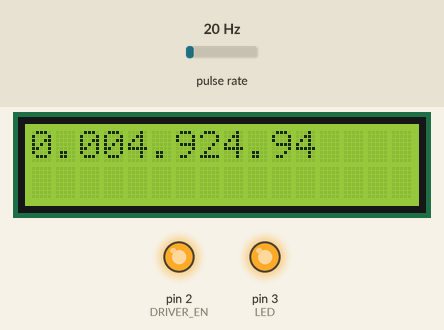
A program run on a simulated Arduino Mega 2560, built with avr-gcc and run on an emulated ATmega2560. On the bench: 16×2 character LCD, output pins drawn as LEDs (lit = HIGH). Wiring (inferred from the names in the program): pulse sensor: data pin 18. Inputs (shaded band) come from the test bench; at power-on: pulse rate 20 Hz. Pins used as bus, display or sensor lines are not drawn.

Above: at 4.2 s.
4.3 s: pulse rate (sensor on pin 18) set to 4 Hz
At 5.7 s:
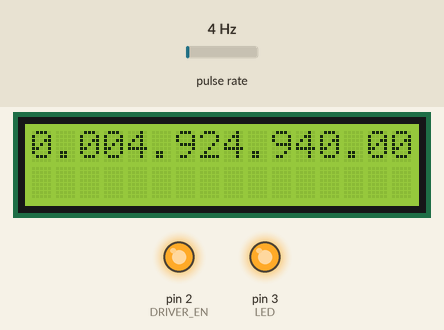
6.0 s: pulse rate (sensor on pin 18) set to 100 Hz
At 8.4 s:
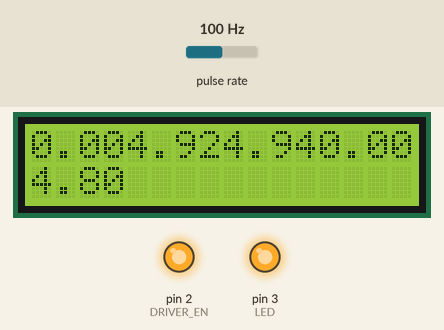
9.0 s: pulse rate (sensor on pin 18) set to 150 Hz
At 11.0 s:
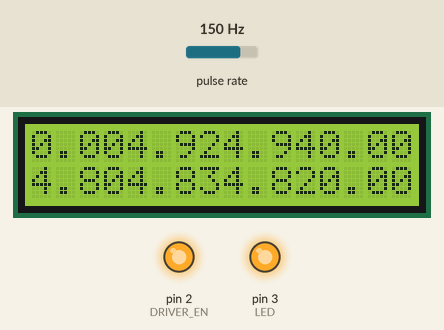
Timing chart, 0 to 12.5 s (numbered marks = the images above; inputs shaded):
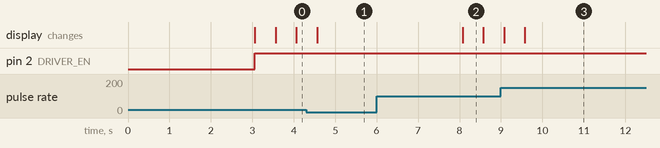

Measured:
- after the input at 4.3 s, the display: changes after 0.27 s (image 1)
- what the display in image 2 shows lasts 0.5 s, from 8.1 s to 8.6 s

The program:

main.cpp
```cpp
#include <Arduino.h>
#include <LiquidCrystal.h>

#define LED 3
#define FAIL_LED 4
#define RPM_INT 18
#define IR_VCC 11
#define IR_FREQ 600
#define DRIVER_EN 2

#define LCD_EN 7
#define LCD_RST 6
#define D4 36
#define D5 37
#define D6 38
#define D7 39

void calculateRPM();

LiquidCrystal lcd(LCD_RST, LCD_EN, D4, D5, D6, D7);

volatile double avgRPM;
volatile unsigned int count = 0;
volatile unsigned int lastCount = 0;
volatile unsigned long lastMillis;

void setup()
{
  // put your setup code here, to run once:
  Serial.begin(9600);

  pinMode(LED, OUTPUT);
  pinMode(RPM_INT, INPUT_PULLUP);
  pinMode(IR_VCC, OUTPUT);
  pinMode(DRIVER_EN, OUTPUT);

  delay(3000);

  digitalWrite(LED, HIGH);
  digitalWrite(IR_VCC, HIGH);
  lcd.begin(16, 2);
}

void loop()
{
  // put your main code here, to run repeatedly:
  digitalWrite(DRIVER_EN, HIGH);
  lastMillis = millis();
  attachInterrupt(digitalPinToInterrupt(RPM_INT), calculateRPM, CHANGE);

  if(avgRPM < (0.75 * 200))
  {
    digitalWrite(FAIL_LED, HIGH);
  }

  lcd.print(avgRPM);
  delay(500);
}

void calculateRPM()
{

  int arr[40] = {};

  lastCount = count;

  for(int i = 0; i < 40; i++)
  {

    arr[i] = digitalRead(RPM_INT);

    if(arr[i] == 1)
    {
      count++;
    }
  }

  unsigned long currentMillis = millis();
  unsigned long dt = currentMillis - lastMillis;


  int dCount = count - lastCount;
  avgRPM = 60 * (double) dCount / (double) dt; // this math makes no sense
}
```
